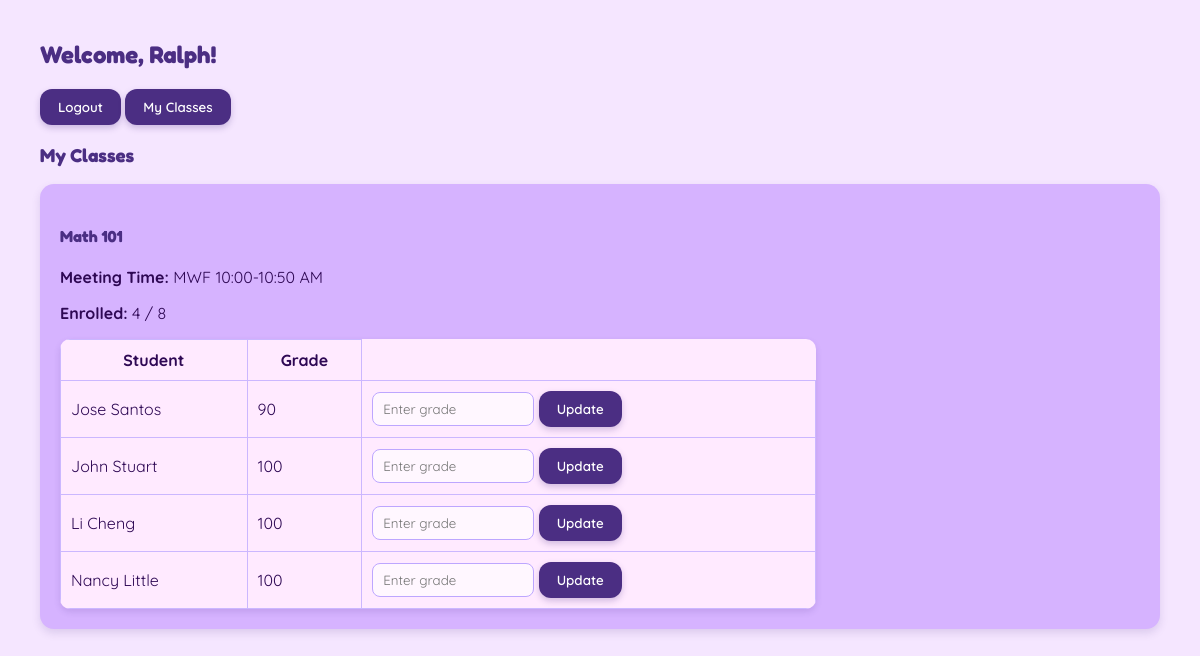
Before: /teacher/dashboard (signed in) with the older database file.
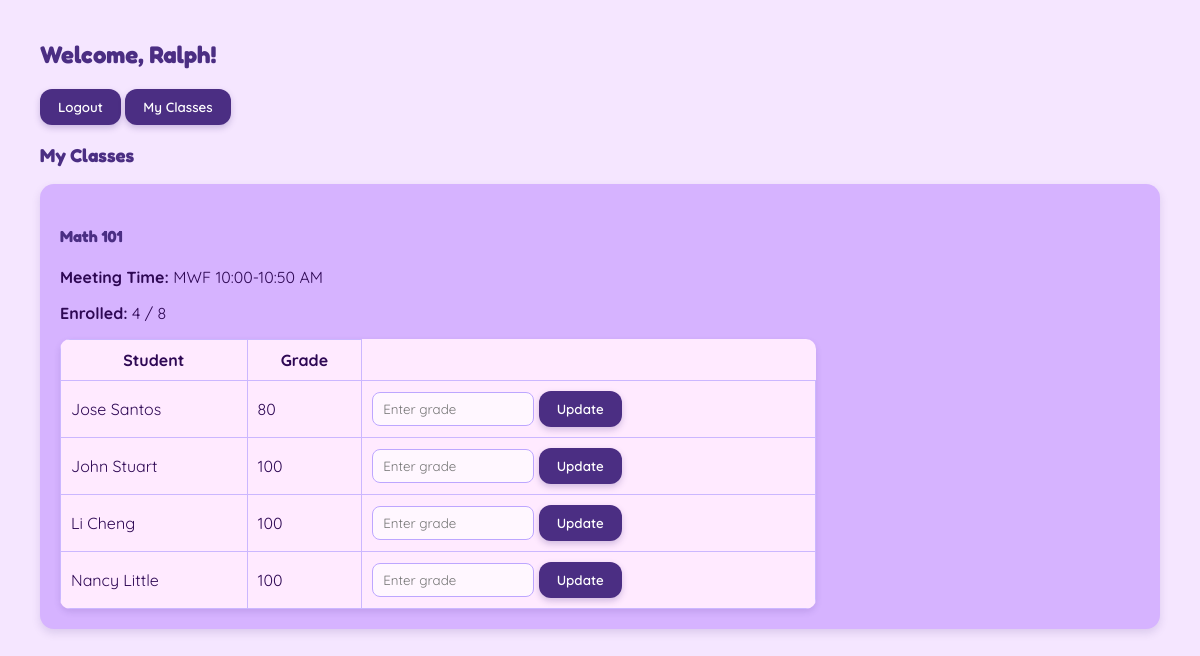
After: the same page with the newer database file.
### models.py (models this page shows, shortened)
class Enrollment(db.Model):
    __tablename__ = "enrollments"
    id = db.Column(db.Integer, primary_key=True)
    student_id = db.Column(db.Integer, db.ForeignKey("users.id"), nullable=False)
    course_id = db.Column(db.Integer, db.ForeignKey("courses.id"), nullable=False)
    grade = db.Column(db.String(5))
    status = db.Column(db.String(20), nullable=False, default="active")
    student = db.relationship("User", backref="enrollments", foreign_keys=[student_id])
    course = db.relationship("Course", backref="enrollments")

class User(UserMixin, db.Model):
    __tablename__ = "users"
    id = db.Column(db.Integer, primary_key=True)
    username = db.Column(db.String(80), unique=True, nullable=False)
    email = db.Column(db.String(120), unique=True, nullable=False)
    password = db.Column(db.String(200), nullable=False)
    role = db.Column(db.String(20), nullable=False, default="student")
    first_name = db.Column(db.String(80), nullable=False)
    last_name = db.Column(db.String(80), nullable=False)

### app.py (the view)
@app.route("/teacher/dashboard")
@login_required
def teacher_dashboard():
    courses = Course.query.filter_by(teacher_id=current_user.id).all()
    course_data = []
    for course in courses:
        enrollments = Enrollment.query.filter_by(course_id=course.id, status="active").all()
        course_data.append({
            "course": course,
            "enrollments": enrollments
        })
    return render_template("teacher_dashboard.html", course_data=course_data)

### app.py (called while the page is built)
@login_manager.user_loader
def load_user(user_id):
    return User.query.get(int(user_id))

### models.py (called while the page is built)
    @property
    def enrollment_count(self):
        return len([e for e in self.enrollments if e.status == "active"])

### templates/teacher_dashboard.html (shortened to what this page needs)
<!DOCTYPE html>
<html lang="en">
    <head>
        <link rel="stylesheet" href="/static/styles.css">
    </head>
<body>
    <h2>Welcome, {{ current_user.first_name }}!</h2>
    <form action="/logout" method="GET" style="display:inline;">
        <button type="submit">Logout</button>
    </form>
    <button onclick="showTab('my-classes')">My Classes</button>
    <div id="my-classes">
        <h3>My Classes</h3>
        {% for item in course_data %}
        <section>
            <h4>{{ item.course.code}}</h4>
            <p><strong>Meeting Time:</strong> {{ item.course.meeting_time }}</p>
            <p><strong>Enrolled:</strong> {{ item.course.enrollment_count }} / {{ item.course.capacity }}</p>
            <table>
                <tr>
                    <th>Student</th>
                    <th>Grade</th>
                </tr>
                {% for enrollment in item.enrollments %}
                <tr>
                    <td>{{ enrollment.student.first_name }} {{ enrollment.student.last_name }}</td>
                    <td>{{ enrollment.grade or "N/A" }}</td>
                    <td>
                        <form method="POST" action="/teacher/update_grade/{{ enrollment.id }}">
                            <input type="number" name="grade" min="0" max="100" placeholder="Enter grade">
                            <button type="submit">Update</button>
                        </form>
                    </td>
                </tr>
                {% endfor %}
            </table>
        </section>
        </div>
    {% endfor %}
</body>
</html>

Changed rows visible on the page:
changed Enrollment "Jose": grade "90" → "80"
